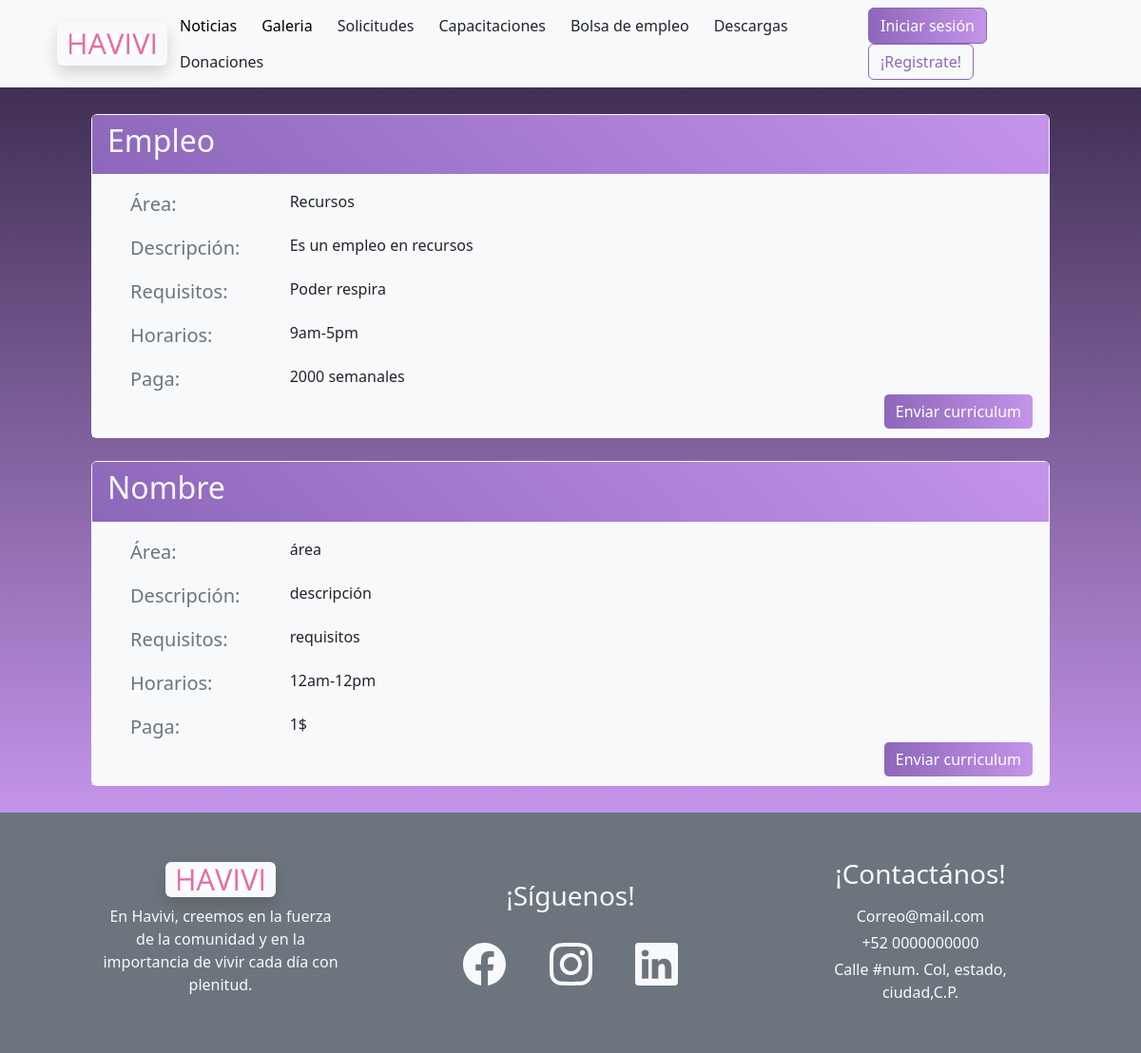
The page /empleo/ on the database as committed earlier.
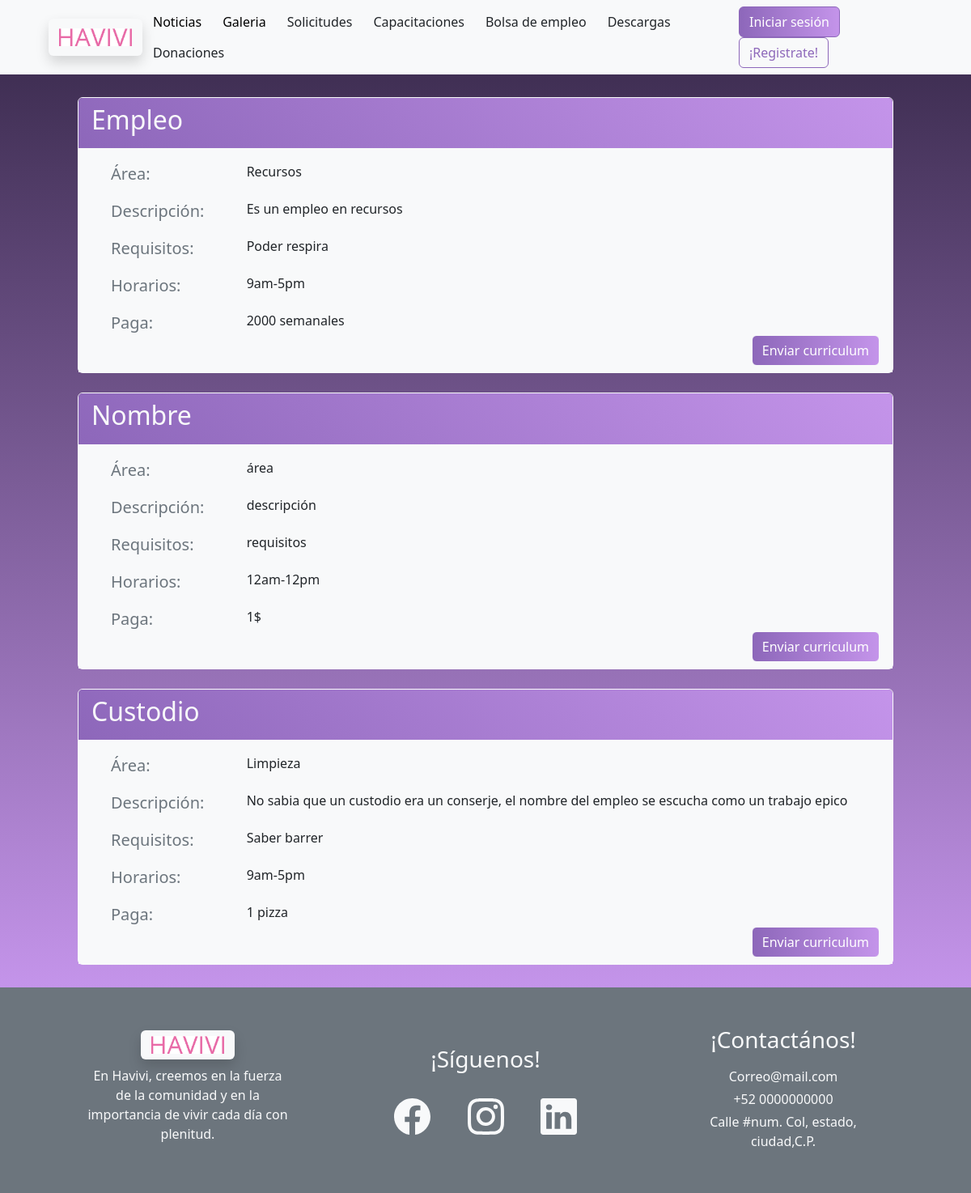
The same page on the database as committed later.
### main/models.py (models this page shows)
class Empleos(models.Model):
    titulo = models.CharField(max_length=100)
    área = models.CharField(max_length=100)
    descripción = models.CharField(max_length=1000)
    requisitos = models.CharField(max_length=500)
    horario = models.CharField(max_length=100)
    paga = models.CharField(max_length=100)

### main/views.py (the view)
# urls.py: path('empleo/', views.bolsa_view, name="empleo"),
def bolsa_view(request):
    empleos = Empleos.objects.all()
    pagina = request.GET.get("page",1)
    try:
        paginación = Paginator(empleos, 15)
        empleos = paginación.page(pagina)
    except:
        paginación = Paginator(empleos, 15)
        empleos = paginación.page(1)
        messages.info(request,"La página que intentas buscar no existe.")
    if request.method == 'GET':
        form = solicitud_Empleo_Form()
    if request.method == 'POST':
        form = solicitud_Empleo_Form(request.POST, request.FILES)
        file = request.FILES['archivo_curriculum']
        if form.is_valid():
            curriculum = Solicitud_Empleo.objects.create(
                archivo = file,
                empleo = Empleos.objects.get(id = form.cleaned_data['id_empleo'])
            )
            curriculum.save()
            print(file)
            print(empleos[int(form.cleaned_data['id_empleo'])-1].titulo)
            messages.success(request, "¡Curriculum enviado con exito para "+ empleos[int(form.cleaned_data['id_empleo'])-1].titulo +"!")
    else:
        form = solicitud_Empleo_Form()
    return render(request, 'bolsa_de_empleo.html',{
        'empleos' : empleos,
        'paginación': paginación,
        'form':form,
    })

### main/forms.py
class solicitud_Empleo_Form(forms.Form):
    archivo_curriculum = forms.FileField()
    id_empleo = forms.CharField()

### main/templates/bolsa_de_empleo.html (shortened to what this page needs)
{% include 'layouts/navBar.html' %}
{% load static %}
{% block styles %}
<link href="https://cdn.jsdelivr.net/npm/bootstrap@5.3.3/dist/css/bootstrap.min.css" rel="stylesheet">
<link rel="stylesheet" type="text/css" href="{% static '/css/empleo.css' %}" />
{% endblock %}
{% block content %}
<section class="px-5 py-1 position-relative" id="emp-section">
    {%for empleos in empleos%}
    <div class="card text-light border-light bg-transparent my-4 mx-5">
        <div class="card-header border-light">
            <h2 class="text-start text-light">{{empleos.titulo}}</h1>
        </div>
        <div class="card-text bg-light">
            <div class="row gx-5 justify-content-start my-3 mx-3 px-2 py-0">
                <p class="col-2 text-start text-secondary my-0 px-3 fs-5">Área: </p>
                <p class="col-10 text-start text-dark my-0 fs-0">{{empleos.área}}</p>
            </div>
            <div class="row gx-5 justify-content-start my-3 mx-3 px-2 py-0">
                <p class="col-2 text-start text-secondary my-0 px-3 fs-5">Descripción: </p>
                <p class="col-10 text-start text-dark my-0 fs-0">{{empleos.descripción}}</p>
            </div>
            <div class="row gx-5 justify-content-start my-3 mx-3 px-2 py-0">
                <p class="col-2 text-start text-secondary my-0 px-3 fs-5">Requisitos: </p>
                <p class="col-10 text-start text-dark my-0 fs-0">{{empleos.requisitos}}</p>
            </div>
            <div class="row gx-5 justify-content-start my-3 mx-3 px-2 py-0">
                <p class="col-2 text-start text-secondary my-0 px-3 fs-5">Horarios: </p>
                <p class="col-10 text-start text-dark my-0 fs-0">{{empleos.horario}}</p>
            </div>
            <div class="row gx-5 justify-content-start mt-3 mb-0 mx-3 px-2 py-0">
                <p class="col-2 text-start text-secondary my-0 px-3 fs-5">Paga: </p>
                <p class="col-10 text-start text-dark my-0 fs-0">{{empleos.paga}}</p>
            </div>
            <input id="{{empleos.pk}}" class="env-sol mb-2 mx-3 btn border-light float-end" type="button" value="Enviar curriculum" data-bs-toggle="modal" data-bs-target="#soli-modal">
        </div>
    </div>
    {%endfor%}
    {% include 'layouts/message.html' %}
</section>
{% endblock %}
{% include 'layouts/footer.html' %}

Rows that differ between the two databases and show on the page:
added Empleos: titulo "Custodio", área "Limpieza", descripción "No sabia que un custodio era un conserje, el nombre del empleo se escucha como un trabajo epico", requisitos "Saber barrer", horario "9am-5pm", paga "1 pizza"
